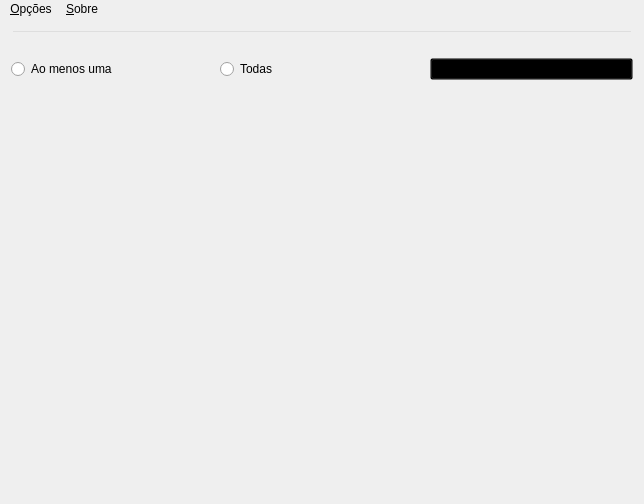
<?xml version="1.0" encoding="UTF-8"?>
<ui version="4.0">
 <class>JanelaPrincipal</class>
 <widget class="QMainWindow" name="JanelaPrincipal">
  <property name="geometry">
   <rect>
    <x>0</x>
    <y>0</y>
    <width>644</width>
    <height>504</height>
   </rect>
  </property>
  <property name="windowTitle">
   <string>Motor De Busca</string>
  </property>
  <property name="windowIcon">
   <iconset resource="dados.qrc">
    <normaloff>:/new/prefix1/Dados/icone_busca.png</normaloff>:/new/prefix1/Dados/icone_busca.png</iconset>
  </property>
  <property name="styleSheet">
   <string notr="true">QWidget{
	background-image: url(:/new/prefix1/Dados/wallPaper.jpg);
}
QTextBrowser{
	background:transparent;
	color:black;
}
QPushButton{
	background:transparent;
	color: rgb(0,0,0);
}
QPushButton:hover{
	background:transparent;
	color: blue;
}
QLineEdit{
	background:transparent;
}
QLineEdit:Hover{
	background:transparent;
	background-image: url(:/new/prefix1/Dados/wallpaper.jpg);
	color: rgb(255,0,0);
}
QStatusBar{
	background:transparent;
}
QMenuBar{
	background:transparent;
}
QMenu{
	background:none;
}
</string>
  </property>
  <widget class="QWidget" name="centralWidget">
   <layout class="QVBoxLayout" name="verticalLayout_2">
    <item>
     <layout class="QHBoxLayout" name="horizontalLayout">
      <item>
       <widget class="QLineEdit" name="lineEdit">
        <property name="styleSheet">
         <string notr="true"/>
        </property>
       </widget>
      </item>
     </layout>
    </item>
    <item>
     <layout class="QHBoxLayout" name="horizontalLayout_2">
      <item>
       <widget class="QRadioButton" name="radioButton_2">
        <property name="text">
         <string>Ao menos uma</string>
        </property>
       </widget>
      </item>
      <item>
       <widget class="QRadioButton" name="radioButton">
        <property name="text">
         <string>Todas</string>
        </property>
       </widget>
      </item>
      <item>
       <layout class="QVBoxLayout" name="verticalLayout">
        <item>
         <widget class="QPushButton" name="pushButton">
          <property name="text">
           <string>Buscar</string>
          </property>
         </widget>
        </item>
       </layout>
      </item>
     </layout>
    </item>
    <item>
     <widget class="QTextBrowser" name="textBrowser"/>
    </item>
   </layout>
  </widget>
  <widget class="QMenuBar" name="menuBar">
   <property name="geometry">
    <rect>
     <x>0</x>
     <y>0</y>
     <width>644</width>
     <height>27</height>
    </rect>
   </property>
   <widget class="QMenu" name="menu_Op_es">
    <property name="title">
     <string>&amp;Opções</string>
    </property>
    <addaction name="separator"/>
    <addaction name="action_Atualizar"/>
    <addaction name="separator"/>
    <addaction name="action_Sair"/>
   </widget>
   <widget class="QMenu" name="menu_a">
    <property name="title">
     <string>&amp;Sobre</string>
    </property>
    <addaction name="action_Ajuda"/>
   </widget>
   <addaction name="menu_Op_es"/>
   <addaction name="menu_a"/>
  </widget>
  <action name="action_Atualizar">
   <property name="text">
    <string>&amp;Atualizar</string>
   </property>
  </action>
  <action name="action_Sair">
   <property name="text">
    <string>&amp;Sair</string>
   </property>
  </action>
  <action name="action_Ajuda">
   <property name="text">
    <string>&amp;Ajuda</string>
   </property>
  </action>
 </widget>
 <layoutdefault spacing="6" margin="11"/>
 <resources>
  <include location="dados.qrc"/>
 </resources>
 <connections/>
</ui>
